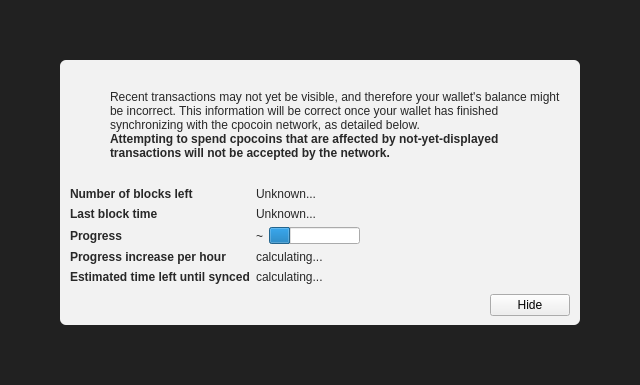
<?xml version="1.0" encoding="UTF-8"?>
<ui version="4.0">
 <class>ModalOverlay</class>
 <widget class="ModalOverlay" name="ModalOverlay">
  <property name="geometry">
   <rect>
    <x>0</x>
    <y>0</y>
    <width>640</width>
    <height>385</height>
   </rect>
  </property>
  <property name="windowTitle">
   <string>Form</string>
  </property>
  <layout class="QVBoxLayout" name="verticalLayout" stretch="0">
   <property name="sizeConstraint">
    <enum>QLayout::SetDefaultConstraint</enum>
   </property>
   <property name="leftMargin">
    <number>0</number>
   </property>
   <property name="topMargin">
    <number>0</number>
   </property>
   <property name="rightMargin">
    <number>0</number>
   </property>
   <property name="bottomMargin">
    <number>0</number>
   </property>
   <item>
    <widget class="QWidget" name="bgWidget" native="true">
     <property name="styleSheet">
      <string notr="true">#bgWidget { background: rgba(0,0,0,220); }</string>
     </property>
     <layout class="QVBoxLayout" name="verticalLayoutMain" stretch="1">
      <property name="leftMargin">
       <number>60</number>
      </property>
      <property name="topMargin">
       <number>60</number>
      </property>
      <property name="rightMargin">
       <number>60</number>
      </property>
      <property name="bottomMargin">
       <number>60</number>
      </property>
      <item>
       <widget class="QWidget" name="contentWidget" native="true">
        <property name="styleSheet">
         <string notr="true">#contentWidget { background: rgba(255,255,255,240); border-radius: 6px; }

QLabel { color: rgb(40,40,40);  }</string>
        </property>
        <layout class="QVBoxLayout" name="verticalLayoutSub" stretch="1,0,0,0">
         <property name="spacing">
          <number>0</number>
         </property>
         <property name="leftMargin">
          <number>10</number>
         </property>
         <property name="topMargin">
          <number>10</number>
         </property>
         <property name="rightMargin">
          <number>10</number>
         </property>
         <property name="bottomMargin">
          <number>10</number>
         </property>
         <item>
          <layout class="QHBoxLayout" name="horizontalLayoutIconText" stretch="0,1">
           <property name="topMargin">
            <number>20</number>
           </property>
           <item>
            <layout class="QVBoxLayout" name="verticalLayoutIcon">
             <property name="leftMargin">
              <number>0</number>
             </property>
             <item>
              <widget class="QPushButton" name="warningIcon">
               <property name="enabled">
                <bool>false</bool>
               </property>
               <property name="text">
                <string/>
               </property>
               <property name="icon">
                <iconset>
                 <normaloff>:/icons/warning</normaloff>
                 <disabledoff>:/icons/warning</disabledoff>:/icons/warning</iconset>
               </property>
               <property name="iconSize">
                <size>
                 <width>48</width>
                 <height>48</height>
                </size>
               </property>
               <property name="flat">
                <bool>true</bool>
               </property>
              </widget>
             </item>
             <item>
              <spacer name="verticalSpacerWarningIcon">
               <property name="orientation">
                <enum>Qt::Vertical</enum>
               </property>
               <property name="sizeHint" stdset="0">
                <size>
                 <width>20</width>
                 <height>40</height>
                </size>
               </property>
              </spacer>
             </item>
            </layout>
           </item>
           <item>
            <layout class="QVBoxLayout" name="verticalLayoutInfoText">
             <property name="leftMargin">
              <number>0</number>
             </property>
             <property name="topMargin">
              <number>0</number>
             </property>
             <item>
              <widget class="QLabel" name="infoText">
               <property name="text">
                <string>Recent transactions may not yet be visible, and therefore your wallet's balance might be incorrect. This information will be correct once your wallet has finished synchronizing with the cpocoin network, as detailed below.</string>
               </property>
               <property name="textFormat">
                <enum>Qt::RichText</enum>
               </property>
               <property name="wordWrap">
                <bool>true</bool>
               </property>
              </widget>
             </item>
             <item>
              <widget class="QLabel" name="infoTextStrong">
               <property name="font">
                <font>
                 <weight>75</weight>
                 <bold>true</bold>
                </font>
               </property>
               <property name="text">
                <string>Attempting to spend cpocoins that are affected by not-yet-displayed transactions will not be accepted by the network.</string>
               </property>
               <property name="textFormat">
                <enum>Qt::RichText</enum>
               </property>
               <property name="wordWrap">
                <bool>true</bool>
               </property>
              </widget>
             </item>
             <item>
              <spacer name="verticalSpacerInTextSpace">
               <property name="orientation">
                <enum>Qt::Vertical</enum>
               </property>
               <property name="sizeHint" stdset="0">
                <size>
                 <width>20</width>
                 <height>40</height>
                </size>
               </property>
              </spacer>
             </item>
            </layout>
           </item>
          </layout>
         </item>
         <item>
          <spacer name="verticalSpacerAfterText">
           <property name="orientation">
            <enum>Qt::Vertical</enum>
           </property>
           <property name="sizeHint" stdset="0">
            <size>
             <width>20</width>
             <height>40</height>
            </size>
           </property>
          </spacer>
         </item>
         <item>
          <layout class="QFormLayout" name="formLayout">
           <property name="fieldGrowthPolicy">
            <enum>QFormLayout::FieldsStayAtSizeHint</enum>
           </property>
           <property name="horizontalSpacing">
            <number>6</number>
           </property>
           <property name="verticalSpacing">
            <number>6</number>
           </property>
           <property name="topMargin">
            <number>10</number>
           </property>
           <item row="0" column="0">
            <widget class="QLabel" name="labelNumberOfBlocksLeft">
             <property name="font">
              <font>
               <weight>75</weight>
               <bold>true</bold>
              </font>
             </property>
             <property name="text">
              <string>Number of blocks left</string>
             </property>
            </widget>
           </item>
           <item row="0" column="1">
            <widget class="QLabel" name="numberOfBlocksLeft">
             <property name="text">
              <string>Unknown...</string>
             </property>
            </widget>
           </item>
           <item row="1" column="0">
            <widget class="QLabel" name="labelLastBlockTime">
             <property name="font">
              <font>
               <weight>75</weight>
               <bold>true</bold>
              </font>
             </property>
             <property name="text">
              <string>Last block time</string>
             </property>
            </widget>
           </item>
           <item row="1" column="1">
            <widget class="QLabel" name="newestBlockDate">
             <property name="sizePolicy">
              <sizepolicy hsizetype="Maximum" vsizetype="Preferred">
               <horstretch>0</horstretch>
               <verstretch>0</verstretch>
              </sizepolicy>
             </property>
             <property name="text">
              <string>Unknown...</string>
             </property>
            </widget>
           </item>
           <item row="2" column="0">
            <widget class="QLabel" name="labelSyncDone">
             <property name="font">
              <font>
               <weight>75</weight>
               <bold>true</bold>
              </font>
             </property>
             <property name="text">
              <string>Progress</string>
             </property>
            </widget>
           </item>
           <item row="2" column="1">
            <layout class="QHBoxLayout" name="horizontalLayoutSync" stretch="0,1">
             <item>
              <widget class="QLabel" name="percentageProgress">
               <property name="text">
                <string notr="true">~</string>
               </property>
              </widget>
             </item>
             <item>
              <widget class="QProgressBar" name="progressBar">
               <property name="value">
                <number>24</number>
               </property>
               <property name="format">
                <string/>
               </property>
              </widget>
             </item>
            </layout>
           </item>
           <item row="4" column="0">
            <widget class="QLabel" name="labelProgressIncrease">
             <property name="font">
              <font>
               <weight>75</weight>
               <bold>true</bold>
              </font>
             </property>
             <property name="text">
              <string>Progress increase per hour</string>
             </property>
            </widget>
           </item>
           <item row="4" column="1">
            <widget class="QLabel" name="progressIncreasePerH">
             <property name="text">
              <string>calculating...</string>
             </property>
            </widget>
           </item>
           <item row="5" column="0">
            <widget class="QLabel" name="labelEstimatedTimeLeft">
             <property name="font">
              <font>
               <weight>75</weight>
               <bold>true</bold>
              </font>
             </property>
             <property name="text">
              <string>Estimated time left until synced</string>
             </property>
            </widget>
           </item>
           <item row="5" column="1">
            <widget class="QLabel" name="expectedTimeLeft">
             <property name="text">
              <string>calculating...</string>
             </property>
            </widget>
           </item>
          </layout>
         </item>
         <item>
          <layout class="QHBoxLayout" name="horizontalLayoutButtons">
           <property name="leftMargin">
            <number>10</number>
           </property>
           <property name="topMargin">
            <number>10</number>
           </property>
           <item>
            <spacer name="horizontalSpacer">
             <property name="orientation">
              <enum>Qt::Horizontal</enum>
             </property>
             <property name="sizeHint" stdset="0">
              <size>
               <width>40</width>
               <height>20</height>
              </size>
             </property>
            </spacer>
           </item>
           <item>
            <widget class="QPushButton" name="closeButton">
             <property name="text">
              <string>Hide</string>
             </property>
            </widget>
           </item>
          </layout>
         </item>
        </layout>
       </widget>
      </item>
     </layout>
    </widget>
   </item>
  </layout>
 </widget>
 <customwidgets>
  <customwidget>
   <class>ModalOverlay</class>
   <extends>QWidget</extends>
   <header>modaloverlay.h</header>
   <container>1</container>
  </customwidget>
 </customwidgets>
 <resources/>
 <connections/>
</ui>
